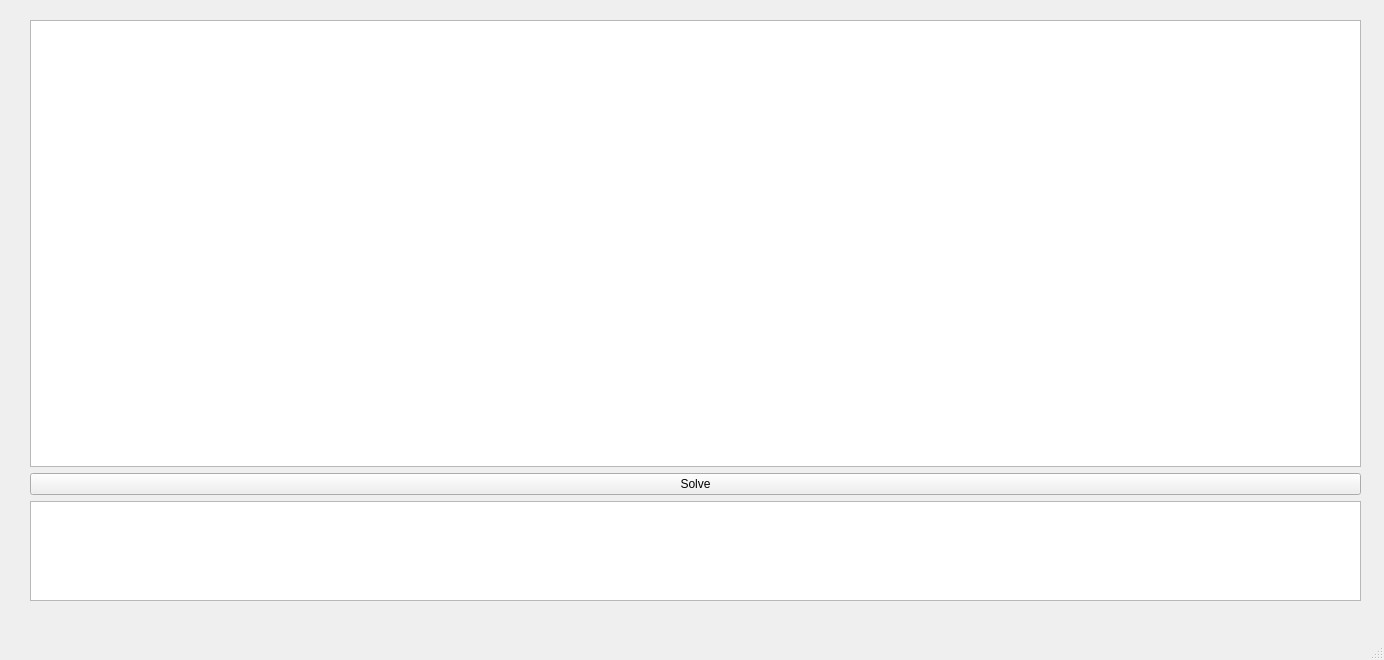
<?xml version="1.0" encoding="UTF-8"?>
<ui version="4.0">
 <class>MainWindow</class>
 <widget class="QMainWindow" name="MainWindow">
  <property name="geometry">
   <rect>
    <x>0</x>
    <y>0</y>
    <width>1384</width>
    <height>660</height>
   </rect>
  </property>
  <property name="windowTitle">
   <string>MainWindow</string>
  </property>
  <widget class="QWidget" name="centralwidget">
   <widget class="QWidget" name="verticalLayoutWidget">
    <property name="geometry">
     <rect>
      <x>30</x>
      <y>20</y>
      <width>1331</width>
      <height>581</height>
     </rect>
    </property>
    <layout class="QVBoxLayout" name="verticalLayout">
     <item>
      <widget class="QTableWidget" name="rollPassTable"/>
     </item>
     <item>
      <layout class="QHBoxLayout" name="horizontalLayout_2">
       <item>
        <layout class="QVBoxLayout" name="contourLinesLayout"/>
       </item>
       <item>
        <layout class="QGridLayout" name="inputProfileGrid"/>
       </item>
       <item>
        <layout class="QGridLayout" name="grooveOptionsGrid"/>
       </item>
      </layout>
     </item>
     <item>
      <widget class="QPushButton" name="solveButton">
       <property name="text">
        <string>Solve</string>
       </property>
      </widget>
     </item>
     <item>
      <widget class="QPlainTextEdit" name="logText">
       <property name="sizePolicy">
        <sizepolicy hsizetype="Expanding" vsizetype="Minimum">
         <horstretch>0</horstretch>
         <verstretch>0</verstretch>
        </sizepolicy>
       </property>
       <property name="minimumSize">
        <size>
         <width>0</width>
         <height>100</height>
        </size>
       </property>
       <property name="maximumSize">
        <size>
         <width>16777215</width>
         <height>100</height>
        </size>
       </property>
       <property name="readOnly">
        <bool>true</bool>
       </property>
      </widget>
     </item>
    </layout>
   </widget>
  </widget>
  <widget class="QMenuBar" name="menubar">
   <property name="geometry">
    <rect>
     <x>0</x>
     <y>0</y>
     <width>1384</width>
     <height>26</height>
    </rect>
   </property>
  </widget>
  <widget class="QStatusBar" name="statusbar"/>
 </widget>
 <resources/>
 <connections/>
</ui>
